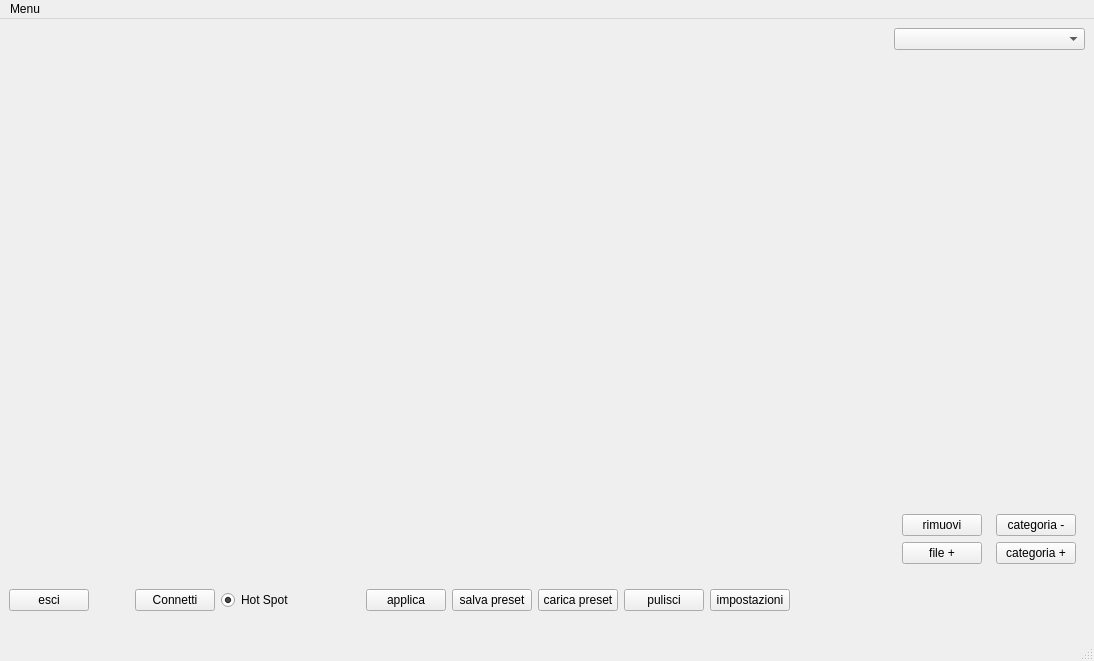
<?xml version="1.0" encoding="UTF-8"?>
<ui version="4.0">
 <class>MainWindow</class>
 <widget class="QMainWindow" name="MainWindow">
  <property name="geometry">
   <rect>
    <x>0</x>
    <y>0</y>
    <width>1094</width>
    <height>640</height>
   </rect>
  </property>
  <property name="sizePolicy">
   <sizepolicy hsizetype="Preferred" vsizetype="Expanding">
    <horstretch>0</horstretch>
    <verstretch>0</verstretch>
   </sizepolicy>
  </property>
  <property name="maximumSize">
   <size>
    <width>1094</width>
    <height>640</height>
   </size>
  </property>
  <property name="windowTitle">
   <string>VB Interface</string>
  </property>
  <property name="styleSheet">
   <string notr="true">#frame_svg{background-repeat: no-repeat;
border-image: url(:/immagine/_vb_interface_2.svg);
 background-position: center;}</string>
  </property>
  <widget class="QWidget" name="centralwidget">
   <property name="acceptDrops">
    <bool>true</bool>
   </property>
   <layout class="QGridLayout" name="gridLayout">
    <item row="0" column="0">
     <spacer name="horizontalSpacer_5">
      <property name="orientation">
       <enum>Qt::Horizontal</enum>
      </property>
      <property name="sizeHint" stdset="0">
       <size>
        <width>195</width>
        <height>20</height>
       </size>
      </property>
     </spacer>
    </item>
    <item row="0" column="1">
     <widget class="QFrame" name="frame_svg_2">
      <property name="sizePolicy">
       <sizepolicy hsizetype="Fixed" vsizetype="Fixed">
        <horstretch>0</horstretch>
        <verstretch>0</verstretch>
       </sizepolicy>
      </property>
      <property name="minimumSize">
       <size>
        <width>600</width>
        <height>400</height>
       </size>
      </property>
      <property name="maximumSize">
       <size>
        <width>400</width>
        <height>400</height>
       </size>
      </property>
      <property name="acceptDrops">
       <bool>true</bool>
      </property>
      <property name="styleSheet">
       <string notr="true">QLabel{
	background-color: rgba(117, 0, 75,0);}</string>
      </property>
      <widget class="QLabel" name="label_slot_5">
       <property name="geometry">
        <rect>
         <x>389</x>
         <y>153</y>
         <width>101</width>
         <height>91</height>
        </rect>
       </property>
       <property name="acceptDrops">
        <bool>true</bool>
       </property>
       <property name="text">
        <string/>
       </property>
       <property name="alignment">
        <set>Qt::AlignCenter</set>
       </property>
      </widget>
      <widget class="QLabel" name="label_slot_1">
       <property name="geometry">
        <rect>
         <x>80</x>
         <y>40</y>
         <width>101</width>
         <height>91</height>
        </rect>
       </property>
       <property name="acceptDrops">
        <bool>true</bool>
       </property>
       <property name="text">
        <string/>
       </property>
       <property name="alignment">
        <set>Qt::AlignCenter</set>
       </property>
      </widget>
      <widget class="QLabel" name="label_slot_2">
       <property name="geometry">
        <rect>
         <x>250</x>
         <y>40</y>
         <width>101</width>
         <height>91</height>
        </rect>
       </property>
       <property name="acceptDrops">
        <bool>true</bool>
       </property>
       <property name="text">
        <string/>
       </property>
       <property name="alignment">
        <set>Qt::AlignCenter</set>
       </property>
      </widget>
      <widget class="QLabel" name="label_slot_3">
       <property name="geometry">
        <rect>
         <x>426</x>
         <y>40</y>
         <width>101</width>
         <height>91</height>
        </rect>
       </property>
       <property name="acceptDrops">
        <bool>true</bool>
       </property>
       <property name="text">
        <string/>
       </property>
       <property name="alignment">
        <set>Qt::AlignCenter</set>
       </property>
      </widget>
      <widget class="QLabel" name="label_slot_8">
       <property name="geometry">
        <rect>
         <x>424</x>
         <y>267</y>
         <width>101</width>
         <height>91</height>
        </rect>
       </property>
       <property name="acceptDrops">
        <bool>true</bool>
       </property>
       <property name="text">
        <string/>
       </property>
       <property name="alignment">
        <set>Qt::AlignCenter</set>
       </property>
      </widget>
      <widget class="QLabel" name="label_slot_7">
       <property name="geometry">
        <rect>
         <x>252</x>
         <y>268</y>
         <width>101</width>
         <height>91</height>
        </rect>
       </property>
       <property name="acceptDrops">
        <bool>true</bool>
       </property>
       <property name="text">
        <string/>
       </property>
       <property name="alignment">
        <set>Qt::AlignCenter</set>
       </property>
      </widget>
      <widget class="QLabel" name="label_slot_6">
       <property name="geometry">
        <rect>
         <x>80</x>
         <y>267</y>
         <width>101</width>
         <height>91</height>
        </rect>
       </property>
       <property name="acceptDrops">
        <bool>true</bool>
       </property>
       <property name="text">
        <string/>
       </property>
       <property name="alignment">
        <set>Qt::AlignCenter</set>
       </property>
      </widget>
      <widget class="QLabel" name="label_slot_4">
       <property name="geometry">
        <rect>
         <x>115</x>
         <y>152</y>
         <width>101</width>
         <height>91</height>
        </rect>
       </property>
       <property name="acceptDrops">
        <bool>true</bool>
       </property>
       <property name="text">
        <string/>
       </property>
       <property name="alignment">
        <set>Qt::AlignCenter</set>
       </property>
      </widget>
      <widget class="QFrame" name="frame_svg">
       <property name="geometry">
        <rect>
         <x>0</x>
         <y>0</y>
         <width>600</width>
         <height>400</height>
        </rect>
       </property>
       <property name="sizePolicy">
        <sizepolicy hsizetype="Fixed" vsizetype="Fixed">
         <horstretch>0</horstretch>
         <verstretch>0</verstretch>
        </sizepolicy>
       </property>
       <property name="minimumSize">
        <size>
         <width>600</width>
         <height>400</height>
        </size>
       </property>
       <property name="maximumSize">
        <size>
         <width>400</width>
         <height>400</height>
        </size>
       </property>
       <property name="acceptDrops">
        <bool>true</bool>
       </property>
       <property name="styleSheet">
        <string notr="true"/>
       </property>
       <widget class="QFrame" name="frame_svg_3">
        <property name="geometry">
         <rect>
          <x>0</x>
          <y>0</y>
          <width>600</width>
          <height>400</height>
         </rect>
        </property>
        <property name="sizePolicy">
         <sizepolicy hsizetype="Fixed" vsizetype="Fixed">
          <horstretch>0</horstretch>
          <verstretch>0</verstretch>
         </sizepolicy>
        </property>
        <property name="minimumSize">
         <size>
          <width>600</width>
          <height>400</height>
         </size>
        </property>
        <property name="maximumSize">
         <size>
          <width>400</width>
          <height>400</height>
         </size>
        </property>
        <property name="acceptDrops">
         <bool>true</bool>
        </property>
        <property name="styleSheet">
         <string notr="true">QLabel{
	background-color: rgba(117, 255, 75,0);}</string>
        </property>
        <widget class="QLabel" name="label_slot_5_dr">
         <property name="geometry">
          <rect>
           <x>389</x>
           <y>153</y>
           <width>101</width>
           <height>91</height>
          </rect>
         </property>
         <property name="acceptDrops">
          <bool>true</bool>
         </property>
         <property name="text">
          <string/>
         </property>
         <property name="alignment">
          <set>Qt::AlignCenter</set>
         </property>
        </widget>
        <widget class="QLabel" name="label_slot_1_dr">
         <property name="geometry">
          <rect>
           <x>80</x>
           <y>40</y>
           <width>101</width>
           <height>91</height>
          </rect>
         </property>
         <property name="acceptDrops">
          <bool>true</bool>
         </property>
         <property name="text">
          <string/>
         </property>
         <property name="alignment">
          <set>Qt::AlignCenter</set>
         </property>
        </widget>
        <widget class="QLabel" name="label_slot_2_dr">
         <property name="geometry">
          <rect>
           <x>250</x>
           <y>40</y>
           <width>101</width>
           <height>91</height>
          </rect>
         </property>
         <property name="acceptDrops">
          <bool>true</bool>
         </property>
         <property name="text">
          <string/>
         </property>
         <property name="alignment">
          <set>Qt::AlignCenter</set>
         </property>
        </widget>
        <widget class="QLabel" name="label_slot_3_dr">
         <property name="geometry">
          <rect>
           <x>426</x>
           <y>40</y>
           <width>101</width>
           <height>91</height>
          </rect>
         </property>
         <property name="acceptDrops">
          <bool>true</bool>
         </property>
         <property name="text">
          <string/>
         </property>
         <property name="alignment">
          <set>Qt::AlignCenter</set>
         </property>
        </widget>
        <widget class="QLabel" name="label_slot_8_dr">
         <property name="geometry">
          <rect>
           <x>424</x>
           <y>267</y>
           <width>101</width>
           <height>91</height>
          </rect>
         </property>
         <property name="acceptDrops">
          <bool>true</bool>
         </property>
         <property name="text">
          <string/>
         </property>
         <property name="alignment">
          <set>Qt::AlignCenter</set>
         </property>
        </widget>
        <widget class="QLabel" name="label_slot_7_dr">
         <property name="geometry">
          <rect>
           <x>252</x>
           <y>268</y>
           <width>101</width>
           <height>91</height>
          </rect>
         </property>
         <property name="acceptDrops">
          <bool>true</bool>
         </property>
         <property name="text">
          <string/>
         </property>
         <property name="alignment">
          <set>Qt::AlignCenter</set>
         </property>
        </widget>
        <widget class="QLabel" name="label_slot_6_dr">
         <property name="geometry">
          <rect>
           <x>80</x>
           <y>267</y>
           <width>101</width>
           <height>91</height>
          </rect>
         </property>
         <property name="acceptDrops">
          <bool>true</bool>
         </property>
         <property name="text">
          <string/>
         </property>
         <property name="alignment">
          <set>Qt::AlignCenter</set>
         </property>
        </widget>
        <widget class="QLabel" name="label_slot_4_dr">
         <property name="geometry">
          <rect>
           <x>115</x>
           <y>152</y>
           <width>101</width>
           <height>91</height>
          </rect>
         </property>
         <property name="acceptDrops">
          <bool>true</bool>
         </property>
         <property name="text">
          <string/>
         </property>
         <property name="alignment">
          <set>Qt::AlignCenter</set>
         </property>
        </widget>
       </widget>
      </widget>
     </widget>
    </item>
    <item row="0" column="2">
     <spacer name="horizontalSpacer_3">
      <property name="orientation">
       <enum>Qt::Horizontal</enum>
      </property>
      <property name="sizeHint" stdset="0">
       <size>
        <width>195</width>
        <height>20</height>
       </size>
      </property>
     </spacer>
    </item>
    <item row="0" column="3">
     <layout class="QVBoxLayout" name="verticalLayout_2">
      <item>
       <layout class="QHBoxLayout" name="horizontalLayout_6">
        <item>
         <layout class="QVBoxLayout" name="verticalLayout_3">
          <item>
           <widget class="QComboBox" name="comboBox_strumenti">
            <property name="sizePolicy">
             <sizepolicy hsizetype="Expanding" vsizetype="Fixed">
              <horstretch>0</horstretch>
              <verstretch>0</verstretch>
             </sizepolicy>
            </property>
           </widget>
          </item>
          <item>
           <widget class="QWidget" name="lista_suoni" native="true">
            <property name="sizePolicy">
             <sizepolicy hsizetype="Fixed" vsizetype="Fixed">
              <horstretch>0</horstretch>
              <verstretch>0</verstretch>
             </sizepolicy>
            </property>
            <property name="minimumSize">
             <size>
              <width>191</width>
              <height>452</height>
             </size>
            </property>
            <property name="maximumSize">
             <size>
              <width>191</width>
              <height>452</height>
             </size>
            </property>
           </widget>
          </item>
         </layout>
        </item>
       </layout>
      </item>
      <item>
       <layout class="QHBoxLayout" name="horizontalLayout_5">
        <item>
         <widget class="QPushButton" name="bot_rimuovi">
          <property name="sizePolicy">
           <sizepolicy hsizetype="Fixed" vsizetype="Fixed">
            <horstretch>0</horstretch>
            <verstretch>0</verstretch>
           </sizepolicy>
          </property>
          <property name="text">
           <string>rimuovi</string>
          </property>
         </widget>
        </item>
        <item>
         <widget class="QPushButton" name="bot_rimuovi_cat">
          <property name="sizePolicy">
           <sizepolicy hsizetype="Fixed" vsizetype="Fixed">
            <horstretch>0</horstretch>
            <verstretch>0</verstretch>
           </sizepolicy>
          </property>
          <property name="text">
           <string>categoria -</string>
          </property>
         </widget>
        </item>
       </layout>
      </item>
      <item>
       <layout class="QVBoxLayout" name="verticalLayout">
        <item>
         <layout class="QHBoxLayout" name="horizontalLayout_3">
          <item>
           <widget class="QPushButton" name="bot_aggiungi">
            <property name="sizePolicy">
             <sizepolicy hsizetype="Fixed" vsizetype="Fixed">
              <horstretch>0</horstretch>
              <verstretch>0</verstretch>
             </sizepolicy>
            </property>
            <property name="text">
             <string>file +</string>
            </property>
           </widget>
          </item>
          <item>
           <widget class="QPushButton" name="bot_nuovaCartella">
            <property name="sizePolicy">
             <sizepolicy hsizetype="Fixed" vsizetype="Fixed">
              <horstretch>0</horstretch>
              <verstretch>0</verstretch>
             </sizepolicy>
            </property>
            <property name="text">
             <string>categoria +</string>
            </property>
           </widget>
          </item>
         </layout>
        </item>
       </layout>
      </item>
     </layout>
    </item>
    <item row="1" column="0" colspan="2">
     <layout class="QHBoxLayout" name="horizontalLayout_4">
      <item>
       <layout class="QHBoxLayout" name="horizontalLayout">
        <item>
         <widget class="QPushButton" name="bot_esci">
          <property name="sizePolicy">
           <sizepolicy hsizetype="Fixed" vsizetype="Fixed">
            <horstretch>0</horstretch>
            <verstretch>0</verstretch>
           </sizepolicy>
          </property>
          <property name="text">
           <string>esci</string>
          </property>
         </widget>
        </item>
        <item>
         <spacer name="horizontalSpacer_2">
          <property name="orientation">
           <enum>Qt::Horizontal</enum>
          </property>
          <property name="sizeType">
           <enum>QSizePolicy::Fixed</enum>
          </property>
          <property name="sizeHint" stdset="0">
           <size>
            <width>40</width>
            <height>20</height>
           </size>
          </property>
         </spacer>
        </item>
        <item>
         <widget class="QPushButton" name="bot_connetti">
          <property name="sizePolicy">
           <sizepolicy hsizetype="Fixed" vsizetype="Fixed">
            <horstretch>0</horstretch>
            <verstretch>0</verstretch>
           </sizepolicy>
          </property>
          <property name="text">
           <string>Connetti</string>
          </property>
         </widget>
        </item>
       </layout>
      </item>
      <item>
       <widget class="QRadioButton" name="radio_hotSpot">
        <property name="text">
         <string>Hot Spot</string>
        </property>
        <property name="checked">
         <bool>true</bool>
        </property>
       </widget>
      </item>
      <item>
       <spacer name="horizontalSpacer_4">
        <property name="orientation">
         <enum>Qt::Horizontal</enum>
        </property>
        <property name="sizeHint" stdset="0">
         <size>
          <width>40</width>
          <height>20</height>
         </size>
        </property>
       </spacer>
      </item>
      <item>
       <widget class="QWidget" name="spinner" native="true">
        <property name="sizePolicy">
         <sizepolicy hsizetype="Fixed" vsizetype="Fixed">
          <horstretch>0</horstretch>
          <verstretch>0</verstretch>
         </sizepolicy>
        </property>
        <property name="minimumSize">
         <size>
          <width>60</width>
          <height>60</height>
         </size>
        </property>
        <property name="maximumSize">
         <size>
          <width>60</width>
          <height>60</height>
         </size>
        </property>
       </widget>
      </item>
      <item>
       <widget class="QPushButton" name="bot_applica">
        <property name="text">
         <string>applica</string>
        </property>
       </widget>
      </item>
      <item>
       <widget class="QPushButton" name="bot_salva_preset">
        <property name="text">
         <string>salva preset</string>
        </property>
       </widget>
      </item>
      <item>
       <widget class="QPushButton" name="bot_carica_preset">
        <property name="text">
         <string>carica preset</string>
        </property>
       </widget>
      </item>
      <item>
       <widget class="QPushButton" name="bot_pulisci">
        <property name="text">
         <string>pulisci</string>
        </property>
       </widget>
      </item>
      <item>
       <layout class="QHBoxLayout" name="horizontalLayout_2">
        <item>
         <widget class="QPushButton" name="bot_impostazioni">
          <property name="sizePolicy">
           <sizepolicy hsizetype="Fixed" vsizetype="Fixed">
            <horstretch>0</horstretch>
            <verstretch>0</verstretch>
           </sizepolicy>
          </property>
          <property name="text">
           <string>impostazioni</string>
          </property>
         </widget>
        </item>
       </layout>
      </item>
     </layout>
    </item>
   </layout>
  </widget>
  <widget class="QMenuBar" name="menubar">
   <property name="geometry">
    <rect>
     <x>0</x>
     <y>0</y>
     <width>1094</width>
     <height>21</height>
    </rect>
   </property>
   <widget class="QMenu" name="menuMenu">
    <property name="title">
     <string>Menu</string>
    </property>
    <addaction name="actionAbout"/>
   </widget>
   <addaction name="menuMenu"/>
  </widget>
  <widget class="QStatusBar" name="statusbar"/>
  <action name="actionAbout">
   <property name="text">
    <string>About</string>
   </property>
  </action>
 </widget>
 <resources>
  <include location="vegeboard_svg.qrc"/>
 </resources>
 <connections/>
</ui>
